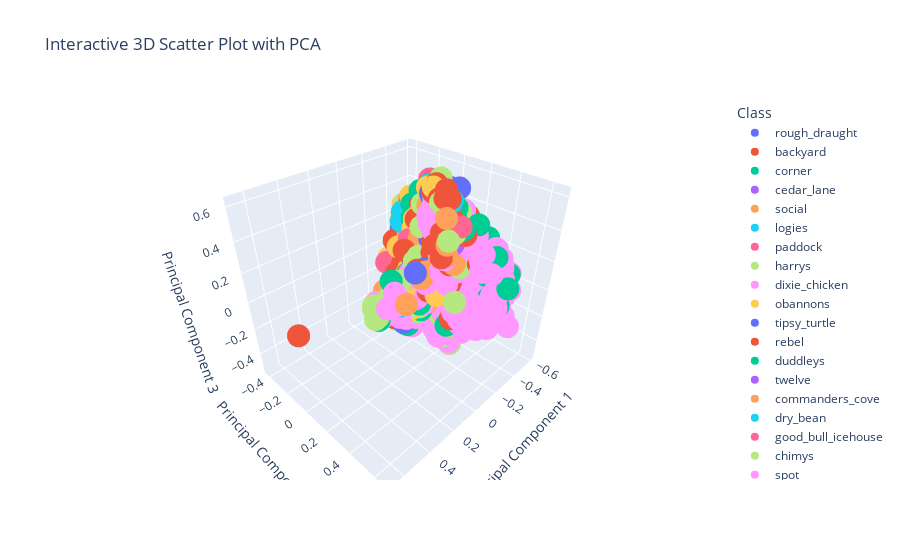

Notebook code for this chart:
### Code cell
fig = px.scatter_3d(df_pca, x='PC1', y='PC2', z='PC3', color='Class',
                    labels={'PC1': 'Principal Component 1', 'PC2': 'Principal Component 2', 'PC3': 'Principal Component 3'},
                    title='Interactive 3D Scatter Plot with PCA')
fig.show()
